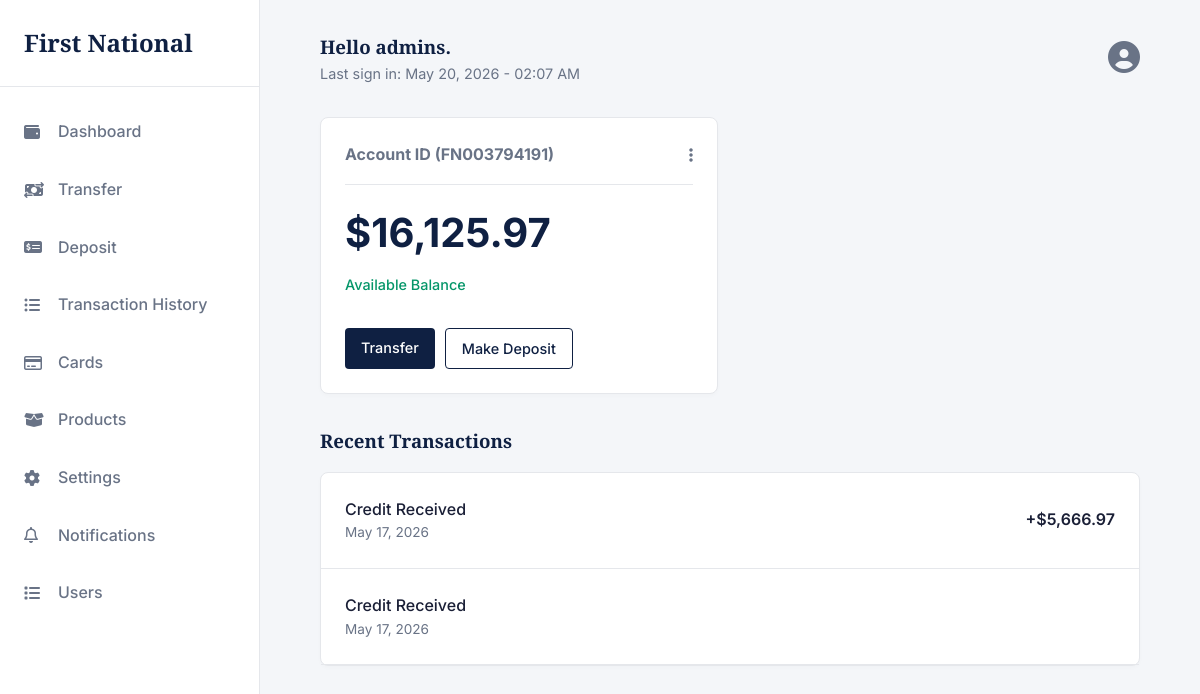
/dashboard/ (signed in), run on an earlier commit of the app's database.
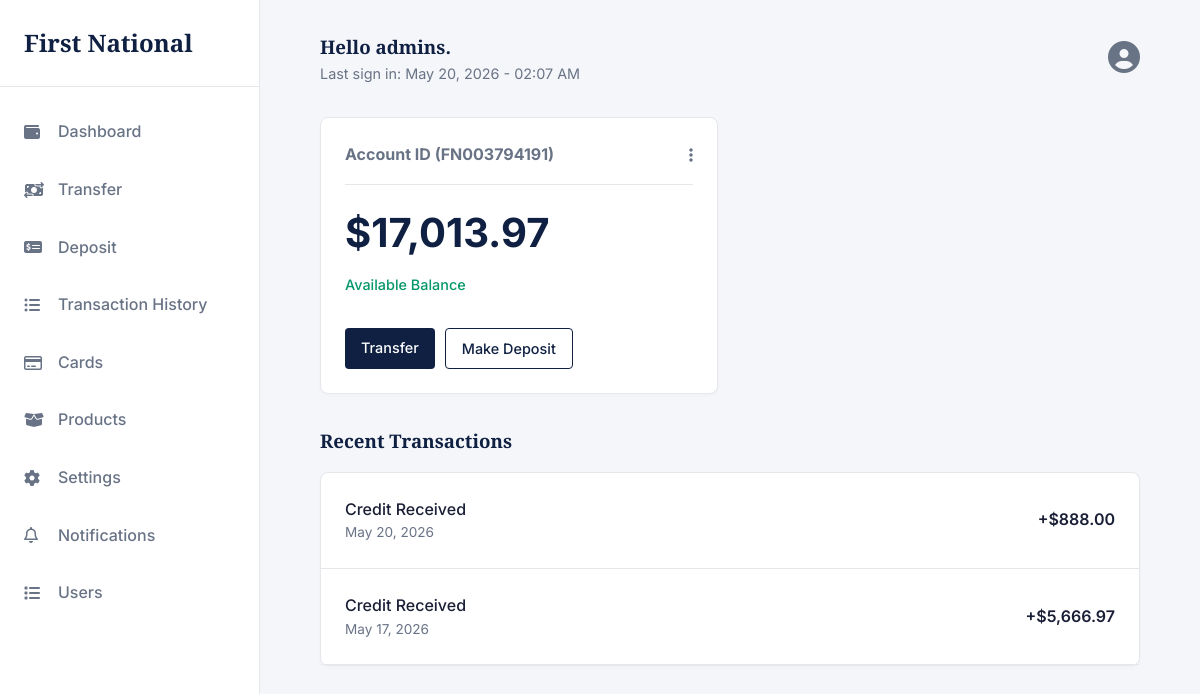
And on a later commit of the database.
### app/models.py (models this page shows, shortened)
class User(AbstractUser):
    full_name = models.CharField(max_length=20, blank=True, null=True)
    email = models.EmailField(unique=True)
    phone_number = models.CharField(max_length=20, blank=True)
    is_verified   = models.BooleanField(default=False)
    social_sec = models.CharField(max_length=20)
    class Meta:
        db_table = "users"

class Account(models.Model):
    class AccountType(models.TextChoices):
        SAVINGS  = "SAVINGS",  "Savings"
        CHECKING = "CHECKING", "Checking"
        WALLET   = "WALLET",   "Wallet"
    id             = models.UUIDField(primary_key=True, default=uuid.uuid4, editable=False)
    user           = models.OneToOneField(User, on_delete=models.PROTECT, related_name="account")
    account_genID  = models.CharField(max_length=20, unique=True, db_index=True)
    account_type   = models.CharField(max_length=20, choices=AccountType.choices, default=AccountType.SAVINGS)
    balance        = models.DecimalField(max_digits=18, decimal_places=2, default=0)
    is_active      = models.BooleanField(default=True)
    created_at     = models.DateTimeField(auto_now_add=True)
    updated_at     = models.DateTimeField(auto_now=True)
    pin            = models.CharField(max_length=4, null=True, blank=True)
    class Meta:
        db_table = "accounts"

class Transaction(models.Model):
    class TransactionType(models.TextChoices):
        DEPOSIT    = "DEPOSIT",    "Deposit"
        WITHDRAWAL = "WITHDRAWAL", "Withdrawal"
        TRANSFER   = "TRANSFER",   "Transfer"
        REVERSAL   = "REVERSAL",   "Reversal"
    class Status(models.TextChoices):
        PENDING   = "PENDING",   "Pending"
        COMPLETED = "COMPLETED", "Completed"
        FAILED    = "FAILED",    "Failed"
        REVERSED  = "REVERSED",  "Reversed"
    id              = models.UUIDField(primary_key=True, default=uuid.uuid4, editable=False)
    account         = models.ForeignKey(Account, on_delete=models.PROTECT, related_name="transactions")
    transaction_type = models.CharField(max_length=20, choices=TransactionType.choices)
    amount          = models.DecimalField(max_digits=18, decimal_places=2)
    balance_before  = models.DecimalField(max_digits=18, decimal_places=2)
    balance_after   = models.DecimalField(max_digits=18, decimal_places=2)
    description     = models.TextField(blank=True)
    reference       = models.CharField(max_length=100, unique=True, db_index=True)  # idempotency key
    status          = models.CharField(max_length=20, choices=Status.choices, default=Status.PENDING)
    counterpart_account = models.ForeignKey(
        Account,
        null=True, blank=True,
        on_delete=models.SET_NULL,
        related_name="incoming_transfers",
    )
    created_at = models.DateTimeField(auto_now_add=True, db_index=True)
    updated_at = models.DateTimeField(auto_now=True)
    class Meta:
        db_table = "transactions"
        ordering = ["-created_at"]

### app/views.py (the view)
# urls.py: path('dashboard/', dashboard, name='dashboard'),
@login_required(login_url='accounts:login')
def dashboard(request):
    user = request.user
    transactions = Transaction.objects.filter(account=request.user.account).order_by('-created_at')[:2]
    time = timezone.now()
    context = {
        'user': user,
        'transactions': transactions,
        'time': time
    }
    return render(request, 'User/dashboard.html', context)

### templates/User/dashboard.html (shortened to what this page needs)
{% extends 'base.html' %}
{% load static %}
{% load humanize %}
{% block content %}
        <main class="main-content">
            <div class="top-bar">
                <div>
                    <h3>Hello {{user.username}}.</h3>
                    <p style="color: var(--text-secondary); font-size: 0.9rem;">Last sign in: {{time|date:"F j, Y - h:i A" }}</p>
                </div>
                <div>
                    <a href="{% url 'app:settings' %}" style="color: var(--text-secondary); margin-left: 15px;"><i class="fa-solid fa-user-circle fa-2x"></i></a>
                </div>
            </div>
            <div class="grid-2">
                <div class="card">
                    <div style="display: flex; justify-content: space-between; align-items: center; border-bottom: 1px solid var(--border-color); padding-bottom: 1rem; margin-bottom: 1rem;">
                        <h4 style="font-family: var(--font-body); color: var(--text-secondary);">Account ID ({{user.account.account_genID}})</h4>
                        <i class="fa-solid fa-ellipsis-vertical" style="color: var(--text-secondary); cursor: pointer;"></i>
                    </div>
                    <h2 style="font-size: 2.5rem; margin-bottom: 0.5rem; font-family: var(--font-body);">${{user.account.balance|intcomma}}</h2>
                    <p style="color: var(--success); font-weight: 500; font-size: 0.9rem;">Available Balance</p>
                    <div class="mt-2" style="display: flex; gap: 10px;">
                        <a href="{% url 'app:transfer' %}" class="btn btn-primary" style="padding: 0.5rem 1rem; font-size: 0.9rem;">Transfer</a>
                        <a href="{% url 'app:deposit' %}" class="btn btn-outline" style="padding: 0.5rem 1rem; font-size: 0.9rem;">Make Deposit</a>
                    </div>
                </div>
            </div>
            <h3 class="mt-2 mb-1">Recent Transactions</h3>
            <div class="card" style="padding: 0;">
                <ul style="list-style: none;">
                    {% for x in transactions %}
                    <li style="padding: 1.5rem; border-bottom: 1px solid var(--border-color); display: flex; justify-content: space-between; align-items: center;">
                        <div>
                            <p style="font-weight: 500;">{{x.description}}</p>
                            <p style="font-size: 0.85rem; color: var(--text-secondary);">{{ x.created_at|date:"M d, Y" }}</p>
                        </div>
                        {% if x.transaction_type == 'DEPOSIT' %}
                        <p style="font-weight: 600;">+${{x.amount|intcomma}}</p>
                        {% elif x.transaction_type == 'WITHDRAWAL' %}
                        <p style="font-weight: 600;">-${{x.amount|intcomma}}</p>
                        {% endif %}
                    </li>
                    {% empty %}
                    <li class="no-results">
                        <p colspan="5" style="text-align: center; padding: 2rem; color: var(--text-secondary);">
                            No transactions found.
                        </p>
                    </li>
                    {% endfor %}
                </ul>
            </div>
        </main>
{% endblock %}

What changed in the data, as far as the page shows it:
no longer on this page (row unchanged): Transaction: description "Credit Received", created_at "May 17, 2026"
changed through a linked row, User "admins": account.balance "16,125.97" → "17,013.97"
added Transaction: description "Credit Received", created_at "May 20, 2026", amount "888.00"
